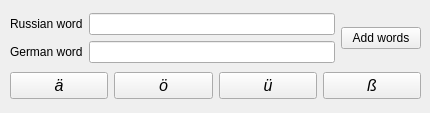
<?xml version="1.0" encoding="UTF-8"?>
<ui version="4.0">
 <class>AddWordsWindow</class>
 <widget class="QWidget" name="AddWordsWindow">
  <property name="windowModality">
   <enum>Qt::ApplicationModal</enum>
  </property>
  <property name="geometry">
   <rect>
    <x>0</x>
    <y>0</y>
    <width>430</width>
    <height>113</height>
   </rect>
  </property>
  <property name="sizePolicy">
   <sizepolicy hsizetype="Fixed" vsizetype="Fixed">
    <horstretch>0</horstretch>
    <verstretch>0</verstretch>
   </sizepolicy>
  </property>
  <property name="windowTitle">
   <string>Enter new words</string>
  </property>
  <widget class="QWidget" name="layoutWidget">
   <property name="geometry">
    <rect>
     <x>10</x>
     <y>10</y>
     <width>411</width>
     <height>93</height>
    </rect>
   </property>
   <layout class="QVBoxLayout" name="verticalLayout">
    <item>
     <layout class="QHBoxLayout" name="horizontalLayout_2">
      <item>
       <layout class="QGridLayout" name="gridLayout">
        <item row="0" column="0">
         <widget class="QLabel" name="label">
          <property name="text">
           <string>Russian word</string>
          </property>
         </widget>
        </item>
        <item row="0" column="1">
         <widget class="QLineEdit" name="ruWordEdit"/>
        </item>
        <item row="1" column="0">
         <widget class="QLabel" name="label_2">
          <property name="text">
           <string>German word</string>
          </property>
         </widget>
        </item>
        <item row="1" column="1">
         <widget class="QLineEdit" name="deWordEdit"/>
        </item>
       </layout>
      </item>
      <item>
       <widget class="QPushButton" name="addButton">
        <property name="text">
         <string>Add words</string>
        </property>
       </widget>
      </item>
     </layout>
    </item>
    <item>
     <layout class="QHBoxLayout" name="horizontalLayout">
      <item>
       <widget class="QPushButton" name="printAeButton">
        <property name="font">
         <font>
          <pointsize>12</pointsize>
          <italic>true</italic>
         </font>
        </property>
        <property name="text">
         <string>ä</string>
        </property>
       </widget>
      </item>
      <item>
       <widget class="QPushButton" name="printOeButton">
        <property name="font">
         <font>
          <pointsize>12</pointsize>
          <italic>true</italic>
         </font>
        </property>
        <property name="text">
         <string>ö</string>
        </property>
       </widget>
      </item>
      <item>
       <widget class="QPushButton" name="printUeButton">
        <property name="font">
         <font>
          <pointsize>12</pointsize>
          <italic>true</italic>
         </font>
        </property>
        <property name="text">
         <string>ü</string>
        </property>
       </widget>
      </item>
      <item>
       <widget class="QPushButton" name="printSsButton">
        <property name="font">
         <font>
          <pointsize>12</pointsize>
          <italic>true</italic>
         </font>
        </property>
        <property name="text">
         <string>ß</string>
        </property>
       </widget>
      </item>
     </layout>
    </item>
   </layout>
  </widget>
 </widget>
 <resources/>
 <connections/>
</ui>
